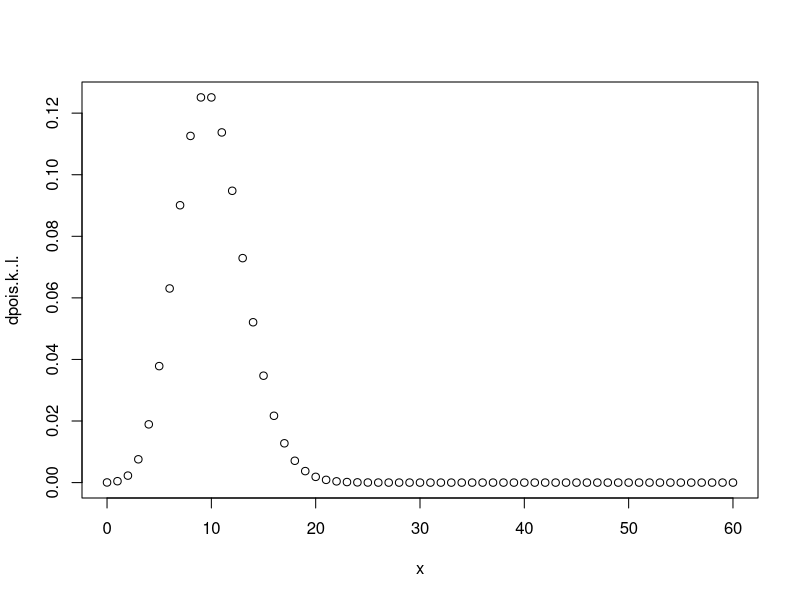

The R script that drew this image:
#rozkład Poissona z parametram lambda
l = 10 #wartość oczekiwana liczby sukcesów w określonym czasie
n = 60
k = 0:n #zmienna losowa moze przyjac takie wartosci
RP = data.frame(x=k, dpois(k, l)) #rozkład prawdopodobieństwa
plot(RP)
EX = l #wartosc oczekiwana
D2X = l #wariancja

a = 12
b = 7
c = 16
PA = dpois(a, l) #P(X=a)
PB = ppois(b, l) #P(X<b+1)=P(X<=b)=F(b)
PC = 1-ppois(c, l) #P(X>=c+1)=P(X>c)=1-F(c)

#kwantyl rzedu p1 (inne p niż parametr rozkładu)
p1=0.7
k1 = qpois(p1, l)